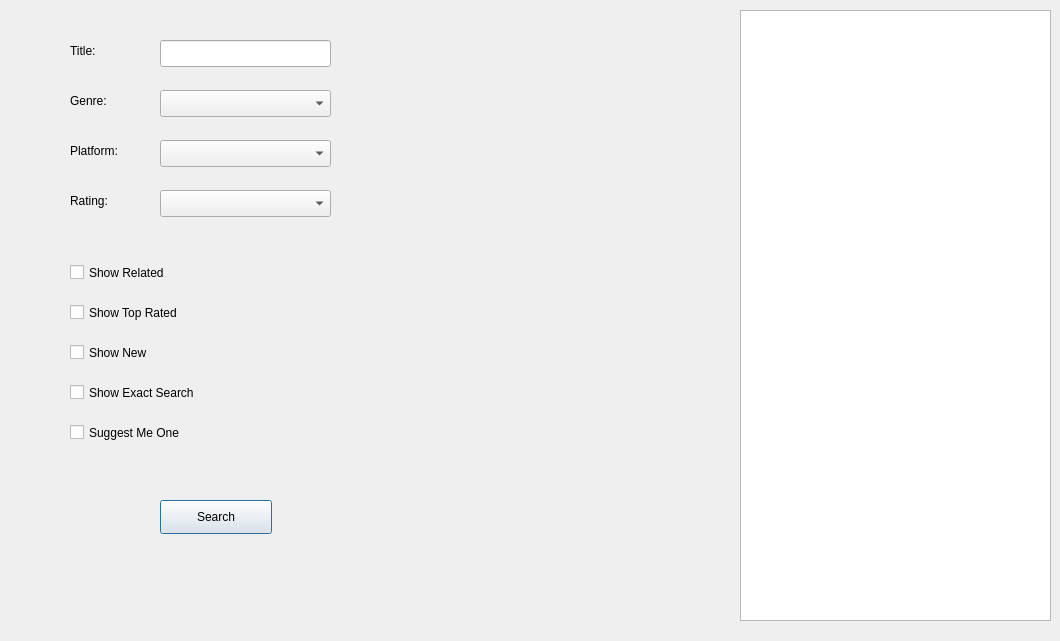
<?xml version="1.0" encoding="UTF-8"?>
<ui version="4.0">
 <class>label_platform</class>
 <widget class="QDialog" name="label_platform">
  <property name="geometry">
   <rect>
    <x>0</x>
    <y>0</y>
    <width>1060</width>
    <height>641</height>
   </rect>
  </property>
  <property name="windowTitle">
   <string>Dialog</string>
  </property>
  <property name="styleSheet">
   <string notr="true">background-image: url(:/newPrefix/kratos-and-atreus-4k-kn-1280x720_111.jpg);</string>
  </property>
  <widget class="QPushButton" name="pushButton_Search">
   <property name="geometry">
    <rect>
     <x>160</x>
     <y>500</y>
     <width>112</width>
     <height>34</height>
    </rect>
   </property>
   <property name="text">
    <string>Search</string>
   </property>
  </widget>
  <widget class="QLineEdit" name="lineEdit_title">
   <property name="geometry">
    <rect>
     <x>160</x>
     <y>40</y>
     <width>171</width>
     <height>27</height>
    </rect>
   </property>
  </widget>
  <widget class="QLabel" name="label_title">
   <property name="geometry">
    <rect>
     <x>70</x>
     <y>40</y>
     <width>70</width>
     <height>21</height>
    </rect>
   </property>
   <property name="text">
    <string>Title: </string>
   </property>
  </widget>
  <widget class="QLabel" name="label_genre">
   <property name="geometry">
    <rect>
     <x>70</x>
     <y>90</y>
     <width>70</width>
     <height>21</height>
    </rect>
   </property>
   <property name="text">
    <string>Genre: </string>
   </property>
  </widget>
  <widget class="QLabel" name="label_platform_2">
   <property name="geometry">
    <rect>
     <x>70</x>
     <y>140</y>
     <width>70</width>
     <height>21</height>
    </rect>
   </property>
   <property name="text">
    <string>Platform: </string>
   </property>
  </widget>
  <widget class="QLabel" name="label_rating">
   <property name="geometry">
    <rect>
     <x>70</x>
     <y>190</y>
     <width>70</width>
     <height>21</height>
    </rect>
   </property>
   <property name="text">
    <string>Rating: </string>
   </property>
  </widget>
  <widget class="QCheckBox" name="checkBox_related">
   <property name="geometry">
    <rect>
     <x>70</x>
     <y>260</y>
     <width>131</width>
     <height>25</height>
    </rect>
   </property>
   <property name="text">
    <string>Show Related</string>
   </property>
  </widget>
  <widget class="QCheckBox" name="checkBox_top_rated">
   <property name="geometry">
    <rect>
     <x>70</x>
     <y>300</y>
     <width>151</width>
     <height>25</height>
    </rect>
   </property>
   <property name="text">
    <string>Show Top Rated</string>
   </property>
  </widget>
  <widget class="QCheckBox" name="checkBox_recent">
   <property name="geometry">
    <rect>
     <x>70</x>
     <y>340</y>
     <width>131</width>
     <height>25</height>
    </rect>
   </property>
   <property name="text">
    <string>Show New</string>
   </property>
  </widget>
  <widget class="QCheckBox" name="checkBox_exact">
   <property name="geometry">
    <rect>
     <x>70</x>
     <y>380</y>
     <width>181</width>
     <height>25</height>
    </rect>
   </property>
   <property name="text">
    <string>Show Exact Search</string>
   </property>
  </widget>
  <widget class="QCheckBox" name="checkBox_suggest">
   <property name="geometry">
    <rect>
     <x>70</x>
     <y>420</y>
     <width>161</width>
     <height>25</height>
    </rect>
   </property>
   <property name="text">
    <string>Suggest Me One</string>
   </property>
  </widget>
  <widget class="QComboBox" name="comboBox">
   <property name="geometry">
    <rect>
     <x>160</x>
     <y>190</y>
     <width>171</width>
     <height>27</height>
    </rect>
   </property>
   <item>
    <property name="text">
     <string/>
    </property>
   </item>
   <item>
    <property name="text">
     <string>Very Low</string>
    </property>
   </item>
   <item>
    <property name="text">
     <string>Low</string>
    </property>
   </item>
   <item>
    <property name="text">
     <string>Medium</string>
    </property>
   </item>
   <item>
    <property name="text">
     <string>High</string>
    </property>
   </item>
   <item>
    <property name="text">
     <string>Very High</string>
    </property>
   </item>
  </widget>
  <widget class="QComboBox" name="comboBox_2">
   <property name="geometry">
    <rect>
     <x>160</x>
     <y>140</y>
     <width>171</width>
     <height>27</height>
    </rect>
   </property>
   <item>
    <property name="text">
     <string/>
    </property>
   </item>
   <item>
    <property name="text">
     <string>PC</string>
    </property>
   </item>
   <item>
    <property name="text">
     <string>Playstation</string>
    </property>
   </item>
   <item>
    <property name="text">
     <string>Nintendo</string>
    </property>
   </item>
   <item>
    <property name="text">
     <string>Xbox</string>
    </property>
   </item>
  </widget>
  <widget class="QComboBox" name="comboBox_3">
   <property name="geometry">
    <rect>
     <x>160</x>
     <y>90</y>
     <width>171</width>
     <height>27</height>
    </rect>
   </property>
   <item>
    <property name="text">
     <string/>
    </property>
   </item>
   <item>
    <property name="text">
     <string>Action</string>
    </property>
   </item>
   <item>
    <property name="text">
     <string>Adventure</string>
    </property>
   </item>
   <item>
    <property name="text">
     <string>Sports</string>
    </property>
   </item>
   <item>
    <property name="text">
     <string>Strategy</string>
    </property>
   </item>
   <item>
    <property name="text">
     <string>Racing</string>
    </property>
   </item>
   <item>
    <property name="text">
     <string>Simulation</string>
    </property>
   </item>
   <item>
    <property name="text">
     <string>Others</string>
    </property>
   </item>
  </widget>
  <widget class="QListWidget" name="listWidget">
   <property name="geometry">
    <rect>
     <x>740</x>
     <y>10</y>
     <width>311</width>
     <height>611</height>
    </rect>
   </property>
   <property name="font">
    <font>
     <pointsize>9</pointsize>
     <weight>75</weight>
     <bold>true</bold>
    </font>
   </property>
   <property name="frameShape">
    <enum>QFrame::StyledPanel</enum>
   </property>
   <property name="frameShadow">
    <enum>QFrame::Sunken</enum>
   </property>
   <property name="lineWidth">
    <number>1</number>
   </property>
   <property name="horizontalScrollBarPolicy">
    <enum>Qt::ScrollBarAlwaysOff</enum>
   </property>
  </widget>
 </widget>
 <resources>
  <include location="../../../../xz.qrc"/>
 </resources>
 <connections/>
</ui>
